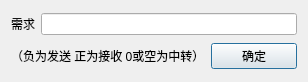
<?xml version="1.0" encoding="UTF-8"?>
<ui version="4.0">
 <class>SetDemandDialog</class>
 <widget class="QDialog" name="SetDemandDialog">
  <property name="geometry">
   <rect>
    <x>0</x>
    <y>0</y>
    <width>308</width>
    <height>82</height>
   </rect>
  </property>
  <property name="windowTitle">
   <string>设置需求</string>
  </property>
  <layout class="QGridLayout" name="gridLayout">
   <item row="0" column="0">
    <layout class="QHBoxLayout" name="horizontalLayout_2">
     <item>
      <widget class="QLabel" name="label">
       <property name="text">
        <string>需求</string>
       </property>
      </widget>
     </item>
     <item>
      <widget class="QLineEdit" name="lineEdit"/>
     </item>
    </layout>
   </item>
   <item row="1" column="0">
    <layout class="QHBoxLayout" name="horizontalLayout">
     <item>
      <widget class="QLabel" name="label_2">
       <property name="text">
        <string>（负为发送 正为接收 0或空为中转）</string>
       </property>
      </widget>
     </item>
     <item>
      <widget class="QPushButton" name="btnOK">
       <property name="text">
        <string>确定</string>
       </property>
      </widget>
     </item>
    </layout>
   </item>
  </layout>
 </widget>
 <resources/>
 <connections/>
</ui>
